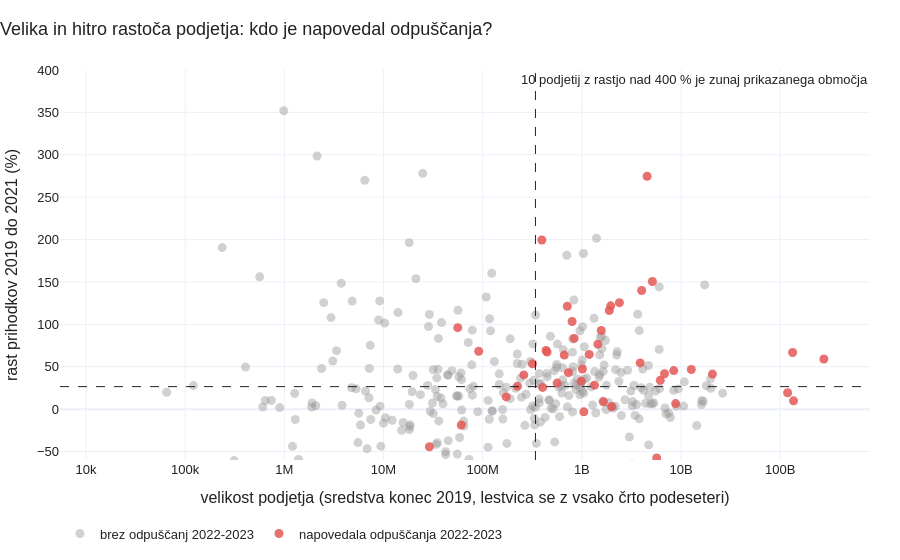

Notebook source saved alongside this figure:
### Code cell
show("3_podjetja")

### Figure 1 — Plotly figure (JSON) as saved in the notebook; plotly's stock layout.template omitted (floating-point values rounded to 4 significant figures; data arrays with more than 128 entries replaced by an {"elided": "..."} marker saying what was removed)
{"data": [{"customdata": {"elided": "290x3 mixed values"}, "hovertemplate": "<b>%{customdata[0]}</b><br>sredstva: %{customdata[1]:,.0f} mio USD<br>rast prihodkov: %{customdata[2]:.0f} %<extra></extra>", "marker": {"color": "#9A9A9A", "opacity": 0.45, "size": 9}, "mode": "markers", "name": "brez odpuščanj 2022-2023", "type": "scatter", "x": {"elided": "290 float values"}, "y": {"elided": "290 float values"}}, {"customdata": {"elided": "46x3 mixed values"}, "hovertemplate": "<b>%{customdata[0]}</b><br>sredstva: %{customdata[1]:,.0f} mio USD<br>rast prihodkov: %{customdata[2]:.0f} %<extra></extra>", "marker": {"color": "#E45756", "opacity": 0.85, "size": 9}, "mode": "markers", "name": "napovedala odpuščanja 2022-2023", "type": "scatter", "x": [136500000000.0, 6179000000.0, 20760000000.0, 8445000000.0, 1652000000.0, 984800000.0, 732500000.0, 8838000000.0, 60830000.0, 1891000000.0, 3879000000.0, 1993000000.0, 172900000.0, 133400000000.0, 6816000000.0, 318300000.0, 797700000.0, 1451000000.0, 1569000000.0, 12700000000.0, 402200000.0, 260100000.0, 837300000.0, 5151000000.0, 1187000000.0, 713200000.0, 1048000000.0, 2393000000.0, 4551000000.0, 664900000.0, 4012000000.0, 435400000.0, 118900000000.0, 1290000000.0, 395100000.0, 5690000000.0, 563600000.0, 56060000.0, 446400000.0, 91220000.0, 275900000000.0, 1955000000.0, 29050000.0, 224300000.0, 1015000000.0, 1342000000.0], "y": [9.809, 33.95, 41.3, 45.44, 8.607, 32.95, 43.0, 6.524, -18.76, 116.4, 54.52, 3.034, 14.44, 66.81, 41.68, 53.48, 103.3, 76.63, 92.73, 46.78, 25.6, 40.37, 83.41, 150.5, 64.56, 121.4, -3.175, 125.6, 274.7, 63.76, 140.0, 69.16, 19.31, 558.4, 199.5, -57.51, 30.7, 96.12, 67.29, 68.21, 59.18, 121.8, -44.42, 26.94, 47.32, 28.26]}], "layout": {"annotations": [{"showarrow": false, "text": "10 podjetij z rastjo nad 400 % je zunaj prikazanega območja", "x": 1, "xanchor": "right", "xref": "paper", "y": 1, "yanchor": "top", "yref": "paper"}], "colorway": ["#4C78A8", "#F58518", "#E45756", "#72B7B2", "#54A24B", "#EECA3B", "#B279A2", "#FF9DA6", "#9D755D", "#BAB0AC"], "font": {"color": "#222222", "family": "Arial, Helvetica, sans-serif", "size": 13}, "height": 560, "hoverlabel": {"namelength": -1}, "legend": {"orientation": "h", "x": 0, "y": -0.15, "yanchor": "top"}, "margin": {"b": 60, "l": 60, "r": 30, "t": 70}, "separators": ",.", "shapes": [{"line": {"color": "#222222", "dash": "dash", "width": 1}, "type": "line", "x0": 340500000.0, "x1": 340500000.0, "xref": "x", "y0": 0, "y1": 1, "yref": "y domain"}, {"line": {"color": "#222222", "dash": "dash", "width": 1}, "type": "line", "x0": 0, "x1": 1, "xref": "x domain", "y0": 26.52, "y1": 26.52, "yref": "y"}], "title": {"text": "Velika in hitro rastoča podjetja: kdo je napovedal odpuščanja?", "x": 0, "xanchor": "left"}, "xaxis": {"title": {"text": "velikost podjetja (sredstva konec 2019, lestvica se z vsako črto podeseteri)"}, "type": "log"}, "yaxis": {"range": [-60, 400], "title": {"text": "rast prihodkov 2019 do 2021 (%)"}}}}
